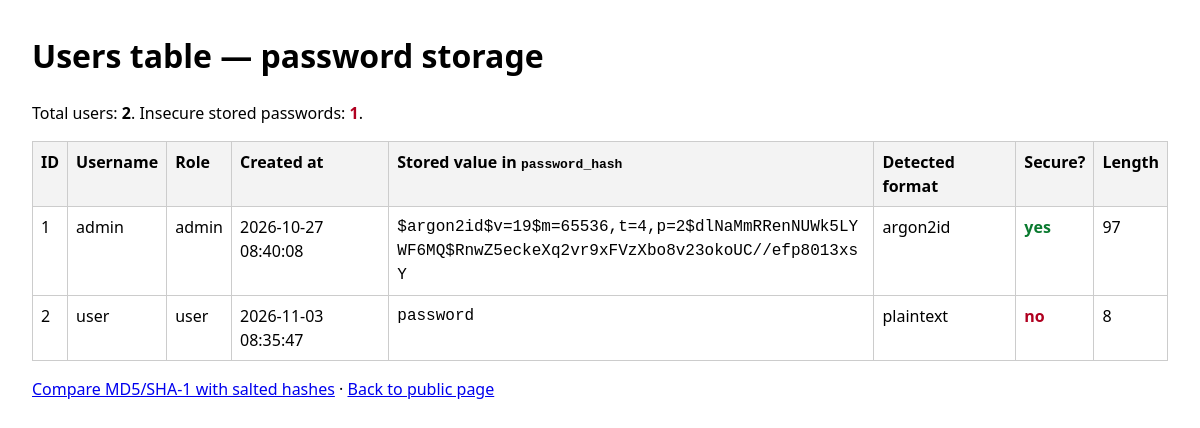
The page /users.php on the database its author committed.
### tables this page shows
CREATE TABLE users (
            id INTEGER PRIMARY KEY AUTOINCREMENT,
            username TEXT NOT NULL UNIQUE,
            password_hash TEXT NOT NULL,
            role TEXT NOT NULL DEFAULT 'user',
            created_at DATETIME NOT NULL DEFAULT CURRENT_TIMESTAMP
        );

### helper/db.helper.php (called while the page is built, shortened)
<?php
function getDB(): PDO
{
    $pdo = new PDO('sqlite:' . DB_PATH);
    $pdo->setAttribute(PDO::ATTR_ERRMODE, PDO::ERRMODE_EXCEPTION);
    $pdo->setAttribute(PDO::ATTR_DEFAULT_FETCH_MODE, PDO::FETCH_ASSOC);
    $pdo->setAttribute(PDO::ATTR_EMULATE_PREPARES, false);
    $pdo->exec('PRAGMA foreign_keys = ON');
    initDb($pdo);
    return $pdo;
}
function initDb(PDO $pdo): void
{
    $pdo->exec(
        'CREATE TABLE IF NOT EXISTS users (
            id INTEGER PRIMARY KEY AUTOINCREMENT,
            username TEXT NOT NULL UNIQUE,
            password_hash TEXT NOT NULL,
            role TEXT NOT NULL DEFAULT \'user\',
            created_at DATETIME NOT NULL DEFAULT CURRENT_TIMESTAMP
        )'
    );
    $columns = $pdo->query('PRAGMA table_info(users)')->fetchAll(PDO::FETCH_COLUMN, 1);
}

### repository/user.repo.php (called while the page is built, shortened)
<?php
require_once __DIR__ . '/../helper/db.helper.php';
function getAllUsers(): array
{
    return getDB()->query('SELECT id, username, password_hash, role, created_at FROM users ORDER BY id')->fetchAll();
}

### helper/password.helper.php (called while the page is built, shortened)
<?php
function passwordStorageFormat(string $stored): string
{
    $info = password_get_info($stored);
    $algorithm = $info['algoName'];
    if (in_array($algorithm, ['argon2id', 'argon2i', 'bcrypt'], true)) {
        return $algorithm;
    }
    return 'plaintext';
}
function isSecurePasswordHash(string $stored): bool
{
    return in_array(passwordStorageFormat($stored), ['bcrypt', 'argon2i', 'argon2id'], true);
}

### users.php (the view, shortened to what this page needs)
<?php
require_once __DIR__ . '/repository/user.repo.php';
require_once __DIR__ . '/helper/password.helper.php';
$users = getAllUsers();
$insecureCount = 0;
foreach ($users as $user) {
    if (!isSecurePasswordHash($user['password_hash'])) {
        $insecureCount++;
    }
}
?>
<!DOCTYPE html>
<html lang="en">
<head>
</head>
<body>
    <h1>Users table — password storage</h1>
    <p class="summary">
        Total users: <strong><?= count($users) ?></strong>.
        Insecure stored passwords: <strong class="bad"><?= $insecureCount ?></strong>.
    </p>
    <?php if ($users === []): ?>
        <p>No users yet. Create one through <a href="auth/signup.php">signup</a>.</p>
    <?php else: ?>
        <table>
            <thead>
                <tr>
                    <th>ID</th>
                    <th>Username</th>
                    <th>Role</th>
                    <th>Created at</th>
                    <th>Stored value in <code>password_hash</code></th>
                    <th>Detected format</th>
                    <th>Secure?</th>
                    <th>Length</th>
                </tr>
            </thead>
            <tbody>
                <?php foreach ($users as $user): ?>
                    <?php
                    $stored = $user['password_hash'];
                    $secure = isSecurePasswordHash($stored);
                    ?>
                    <tr>
                        <td><?= (int) $user['id'] ?></td>
                        <td><?= htmlspecialchars($user['username'], ENT_QUOTES | ENT_SUBSTITUTE, 'UTF-8') ?></td>
                        <td><?= htmlspecialchars($user['role'], ENT_QUOTES | ENT_SUBSTITUTE, 'UTF-8') ?></td>
                        <td><?= htmlspecialchars($user['created_at'], ENT_QUOTES | ENT_SUBSTITUTE, 'UTF-8') ?></td>
                        <td class="stored"><?= htmlspecialchars($stored, ENT_QUOTES | ENT_SUBSTITUTE, 'UTF-8') ?></td>
                        <td><?= htmlspecialchars(passwordStorageFormat($stored), ENT_QUOTES | ENT_SUBSTITUTE, 'UTF-8') ?></td>
                        <td class="<?= $secure ? 'good' : 'bad' ?>"><?= $secure ? 'yes' : 'no' ?></td>
                        <td><?= strlen($stored) ?></td>
                    </tr>
                <?php endforeach; ?>
            </tbody>
        </table>
    <?php endif; ?>
    <p>
        <a href="hash-demo.php">Compare MD5/SHA-1 with salted hashes</a> ·
        <a href="index.php">Back to public page</a>
    </p>
</body>
</html>

### users.php (style rules this page uses)
body { font-family: system-ui, sans-serif; margin: 2rem; line-height: 1.5; }
table { border-collapse: collapse; width: 100%; }
th, td { border: 1px solid #ccc; padding: 8px; text-align: left; vertical-align: top; }
th { background: #f3f3f3; }
.stored { font-family: ui-monospace, monospace; word-break: break-all; max-width: 520px; }
.good { color: #0a7a2f; font-weight: bold; }
.bad { color: #b00020; font-weight: bold; }
.summary { margin-bottom: 1rem; }

### rows shown on the page
users: id "1", username "admin", role "admin", created_at "2026-10-27 08:40:08", password_hash "$argon2id$v=19$m=65536,t=4,p=2$dlNaMmRRenNUWk5LYWF6MQ$RnwZ5eckeXq2vr9xFVzXbo8v23okoUC//efp8013xsY", password_hash "argon2id", shows "yes", password_hash "97"
users: id "2", username "user", role "user", created_at "2026-11-03 08:35:47", password_hash "password", password_hash "plaintext", shows "no", password_hash "8"

### other values the page prints
count($users) "2"
$insecureCount "1"
